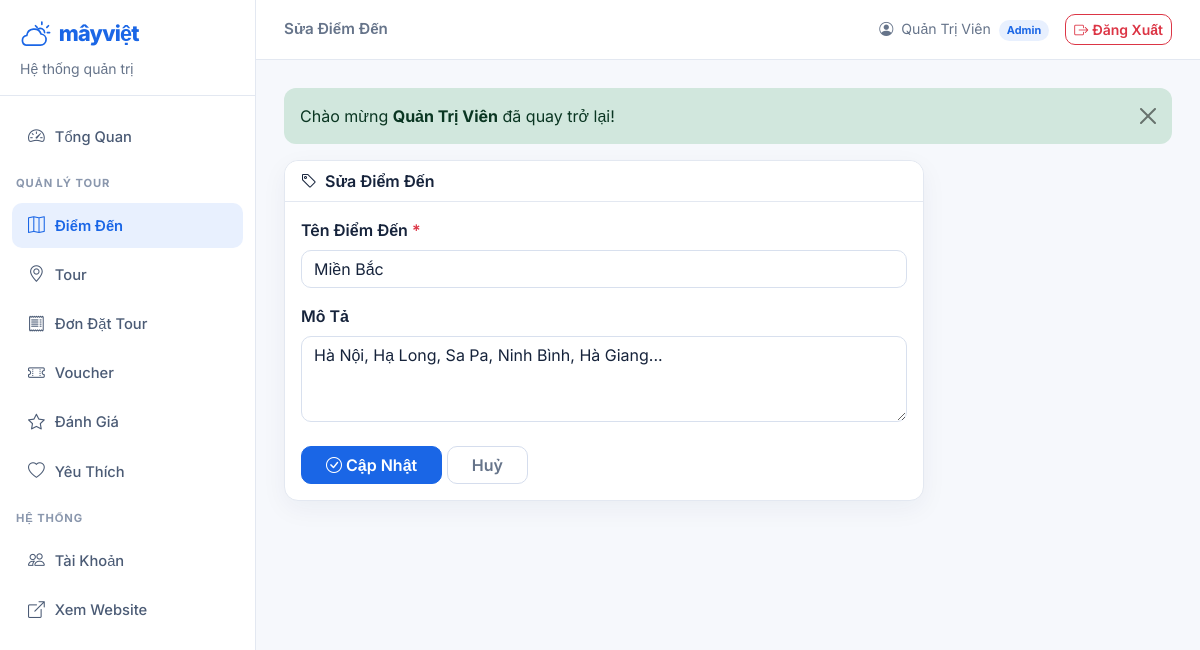
The app's page /?action=admin-danh-muc-sua&id=1 (signed in) with its own data.
### tables this page shows
CREATE TABLE danh_muc (
    id            INT AUTO_INCREMENT PRIMARY KEY,
    ten_danh_muc  VARCHAR(100) NOT NULL,
    mo_ta         TEXT,
    ngay_tao      DATETIME DEFAULT CURRENT_TIMESTAMP
);

### controllers/AdminDanhMucController.php (called while the page is built, shortened)
<?php
class AdminDanhMucController
{
    private $danhMucModel;
    public function __construct()
    {
        $this->danhMucModel = new DanhMucModel();
    }
    public function sua()
    {
        $id       = (int)($_GET['id'] ?? 0);
        $danh_muc = $this->danhMucModel->layTheoId($id);
        require_once PATH_VIEW_ADMIN;
    }
}

### index.php (called while the page is built, shortened)
<?php
spl_autoload_register(function ($ten_class) {
    $ten_file = "$ten_class.php";
    $duong_dan_model      = PATH_MODEL . $ten_file;
});
require_once './configs/helper.php';
require_once './routes/index.php';

### models/BaseModel.php (called while the page is built, shortened)
<?php
class BaseModel
{
    protected $bang;
    protected $pdo;
    public function __construct()
    {
        $dsn = sprintf(
            'mysql:host=%s;port=%s;dbname=%s;charset=utf8mb4',
            DB_HOST, DB_PORT, DB_NAME
        );
        try {
            $this->pdo = new PDO($dsn, DB_USERNAME, DB_PASSWORD, DB_OPTIONS);
        } catch (PDOException $loi) {
            die("❌ Kết nối cơ sở dữ liệu thất bại: {$loi->getMessage()}");
        }
    }
    public function layTheoId($id)
    {
        $sql  = "SELECT * FROM {$this->bang} WHERE id = :id";
        $stmt = $this->pdo->prepare($sql);
        $stmt->execute([':id' => $id]);
        return $stmt->fetch();
    }
}

### views/admin/danh_muc/them_sua.php (the view, shortened to what this page needs)
<?php $dang_sua = isset($danh_muc); ?>
<div class="card" style="max-width:640px">
    <div class="card-header bg-white">
        <i class="bi bi-tag me-2"></i><?= $dang_sua ? 'Sửa Điểm Đến' : 'Thêm Điểm Đến Mới' ?>
    </div>
    <div class="card-body">
        <form action="<?= BASE_URL ?>?action=admin-danh-muc-<?= $dang_sua ? 'cap-nhat' : 'luu' ?>" method="POST">
            <div class="mb-3">
                <label class="form-label fw-semibold">Tên Điểm Đến <span class="text-danger">*</span></label>
                <input type="text" name="ten_danh_muc"
                       class="form-control <?= !empty($loi['ten_danh_muc']) ? 'is-invalid' : '' ?>"
                       value="<?= htmlspecialchars($_POST['ten_danh_muc'] ?? $danh_muc['ten_danh_muc'] ?? '') ?>"
                       placeholder="VD: Điện thoại, Laptop...">
            </div>
            <div class="mb-4">
                <label class="form-label fw-semibold">Mô Tả</label>
                <textarea name="mo_ta" class="form-control" rows="3"
                          placeholder="Mô tả ngắn về điểm đến..."><?= htmlspecialchars($_POST['mo_ta'] ?? $danh_muc['mo_ta'] ?? '') ?></textarea>
            </div>
            <button type="submit" class="btn btn-primary px-4">
                <i class="bi bi-check-circle me-1"></i><?= $dang_sua ? 'Cập Nhật' : 'Lưu Điểm Đến' ?>
            </button>
            <a href="<?= BASE_URL ?>?action=admin-danh-muc" class="btn btn-outline-secondary px-4">Huỷ</a>
        </form>
    </div>
</div>

### assets/css/mayviet.css (style rules this page uses)
:root { --mv-blue:#1a66e6; --mv-blue-dark:#1452bf; --mv-blue-soft:#e8f0fe; --mv-blue-tint:#f1f6ff; --mv-navy:#0f2b52; --mv-ink:#16233b; --mv-muted:#66748a; --mv-line:#e3e8f1; --mv-bg:#f6f8fc; --mv-green:#0f8a5f; --mv-red:#e5484d; --mv-gold:#f5a623; --mv-radius:14px; --mv-shadow:0 10px 30px rgba(15,43,82,.07); --mv-shadow-lg:0 22px 50px rgba(15,43,82,.14); --mau-chinh:var(--mv-blue); --mau-chinh-dam:var(--mv-blue-dark); --mau-nen:var(--mv-bg); --mau-the:#fff; --mau-vien:var(--mv-line); --mau-nen-toi:#eef2f9; --bs-body-bg:var(--mv-bg); --bs-body-color:var(--mv-ink); --bs-primary:var(--mv-blue); --bs-link-color:var(--mv-blue); --bs-border-color:var(--mv-line); --bs-border-radius:10px; }
html { scroll-behavior:smooth }
body { background:var(--mv-bg);color:var(--mv-ink);font-family:'Inter',system-ui,'Segoe UI',sans-serif;-webkit-font-smoothing:antialiased }
a { color:var(--mv-blue);text-decoration:none }
.btn { border-radius:10px;font-weight:600;transition:transform .25s ease,box-shadow .25s ease,background-color .25s ease,color .25s ease,border-color .25s }
.btn-outline-secondary { --bs-btn-color:var(--mv-muted);--bs-btn-border-color:#d5dded;--bs-btn-hover-bg:var(--mv-blue-tint);--bs-btn-hover-color:var(--mv-blue);--bs-btn-hover-border-color:var(--mv-blue) }
.card { background:#fff;border:1px solid var(--mv-line);border-radius:var(--mv-radius);box-shadow:var(--mv-shadow) }
.card-header { background:transparent!important;border-color:var(--mv-line) }
.form-control,.form-select { background:#fff;color:var(--mv-ink);border:1px solid #d8e0ee;border-radius:10px }

### views/layout_admin.php (style rules this page uses)
body { background:#f6f8fc; color:#16233b; font-family:'Inter',sans-serif; }
.card { border:1px solid #e3e8f1; box-shadow:0 8px 26px rgba(15,43,82,.05); border-radius:14px; }
.card-header { border-radius:14px 14px 0 0 !important; font-weight:600; background:#fff !important; border-color:#e3e8f1; }
.btn-primary { background:#1a66e6; border-color:#1a66e6; }
.form-control,.form-select { border-color:#d8e0ee; border-radius:10px; }
a { color:#1a66e6; }

### records on screen
danh_muc: ten_danh_muc "Miền Bắc", mo_ta "Hà Nội, Hạ Long, Sa Pa, Ninh Bình, Hà Giang..."

### other values on screen
$title "Sửa Điểm Đến"
$_SESSION['nguoi_dung']['ho_ten'] "Quản Trị Viên"
$noi_dung "Chào mừng Quản Trị Viên đã quay trở lại!"
